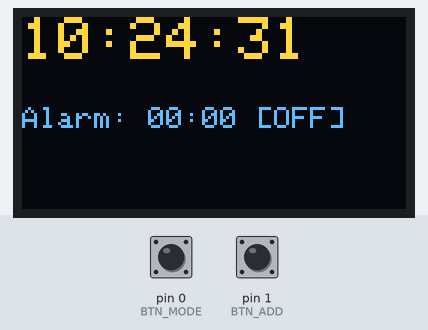
The sketch below on a simulated Arduino Uno, built with avr-gcc and run on an emulated ATmega328P. On the bench: 128×64 one-colour display. Wiring (inferred from the names in the program): 24Cxx EEPROM at I2C address 0x50. The inputs (shaded band) are chosen by the test bench; at power-on: pin 0 (BTN_MODE) HIGH, pin 1 (BTN_ADD) HIGH. The OLED is the two-colour kind (top 16 rows yellow); the local clock reads 2024-03-15 10:24:30 at power-on unless the sketch sets it; EEPROM starts erased.

Above: at 1.2 s.
1.3 s: pin 0 (BTN_MODE) pulled LOW for 0.15 s
At 1.9 s:
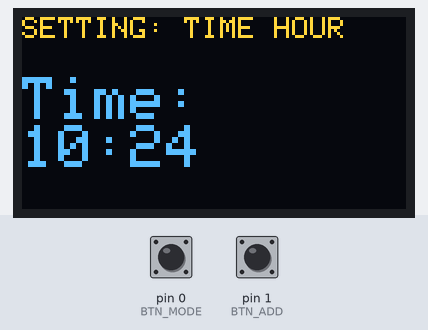
2.9 s: pin 1 (BTN_ADD) pulled LOW for 3.2 s
At 7.2 s:
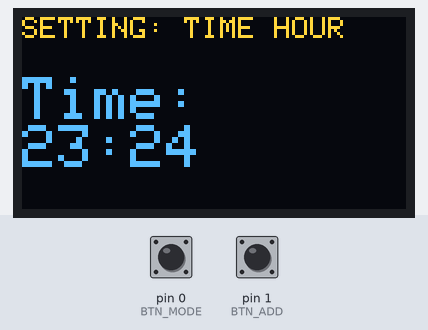
7.6 s: pin 0 (BTN_MODE) pulled LOW for 1 s
At 9.1 s:
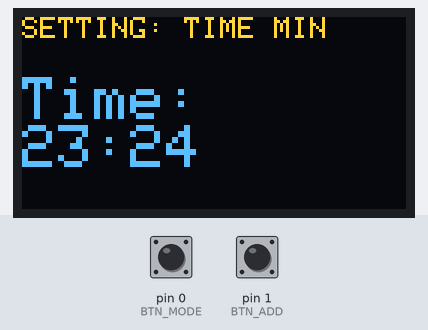
10.1 s: pin 0 (BTN_MODE) pulled LOW for 0.15 s
At 11.0 s:
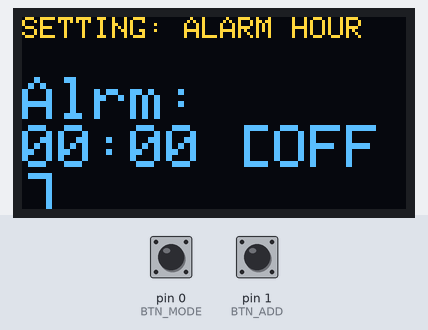
11.7 s: pin 1 (BTN_ADD) pulled LOW for 0.15 s
At 12.9 s:
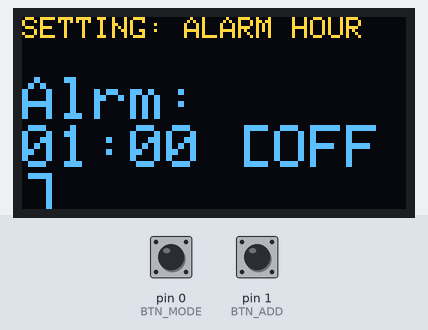
13.3 s: pin 0 (BTN_MODE) pulled LOW for 3.2 s
At 17.5 s:
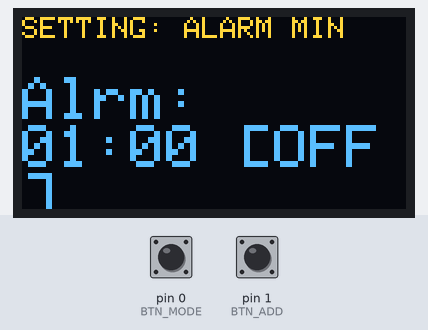
Timing chart, 0 to 19.0 s (numbered marks = the images above; inputs shaded):
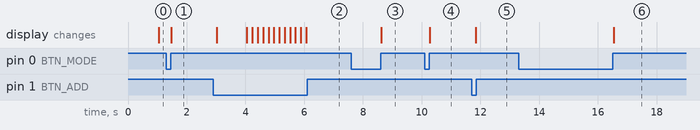

The sketch:

proj3.ino
```cpp
#include <Wire.h>
#include <RTClib.h>
#include <Adafruit_GFX.h>
#include <Adafruit_SSD1306.h>

#define SCREEN_WIDTH 128
#define SCREEN_HEIGHT 64
Adafruit_SSD1306 display(SCREEN_WIDTH, SCREEN_HEIGHT, &Wire, -1);
RTC_DS1307 rtc;

const int BTN_MODE = 0;  // K1: 切换模式
const int BTN_ADD = 1;   // K2: 增加数值/切换开关
const int BUZZER = 2;    // IO2 (蜂鸣器)

// 模式扩展: 0:正常, 1:设时间时, 2:设时间分, 3:设闹钟时, 4:设闹钟分, 5:闹钟开关
int mode = 0;
int alarmHr = 0, alarmMin = 0;
bool alarmOn = false;
bool isRinging = false;
bool alarmDismissed = false;

#define EEPROM_ADDR 0x50 // 默认7位地址

// 有效16bit，2byte
void writeEEPROM(unsigned int addr, byte data) {
  Wire.beginTransmission(EEPROM_ADDR);
  Wire.write((int)(addr >> 8)); // 发高位地址
  Wire.write((int)(addr & 0xFF)); // 发低位地址
  Wire.write(data);
  Wire.endTransmission();
  delay(5);
}

byte readEEPROM(unsigned int addr) {
  byte data = 0;
  Wire.beginTransmission(EEPROM_ADDR);
  Wire.write((int)(addr >> 8));
  Wire.write((int)(addr & 0xFF));
  Wire.endTransmission();
  Wire.requestFrom((uint16_t)EEPROM_ADDR, (uint8_t)1); // 每次读1byte
  if (Wire.available()) data = Wire.read();
  return data;
}

// 刷新屏幕显示
void updateDisplay() {
  DateTime now = rtc.now();
  display.clearDisplay();
  display.setTextColor(WHITE);
  display.setCursor(0, 0);

  if (mode == 0) {
    display.setTextSize(2);
    display.printf("%02d:%02d:%02d\n", now.hour(), now.minute(), now.second());
    display.setTextSize(1);
    display.setCursor(0, 30);
    display.printf("Alarm: %02d:%02d [%s]", alarmHr, alarmMin, alarmOn ? "ON" : "OFF");
  } else {
    display.setTextSize(1);
    if (mode == 1) display.println("SETTING: TIME HOUR");
    if (mode == 2) display.println("SETTING: TIME MIN");
    if (mode == 3) display.println("SETTING: ALARM HOUR");
    if (mode == 4) display.println("SETTING: ALARM MIN");
    if (mode == 5) display.println("SETTING: ALARM ON/OFF");

    display.setTextSize(2);
    display.setCursor(0, 20);

    if (mode == 1 || mode == 2) {
      // 正在设置本地时间
      display.printf("Time: \n%02d:%02d", now.hour(), now.minute());
    } else {
      // 正在设置闹钟
      display.printf("Alrm: \n%02d:%02d [%s]", alarmHr, alarmMin, alarmOn ? "ON" : "OFF");
    }
  }
  display.display();
}

void setup() {
  pinMode(BTN_MODE, INPUT_PULLUP);
  pinMode(BTN_ADD, INPUT_PULLUP);
  pinMode(BUZZER, OUTPUT);

  Wire.begin();
  rtc.begin();
  display.begin(SSD1306_SWITCHCAPVCC, 0x3C);

  if (!rtc.isrunning()) {
    rtc.adjust(DateTime(F(__DATE__), F(__TIME__)));
  }

  alarmHr = readEEPROM(0);
  alarmMin = readEEPROM(1);
  alarmOn = (readEEPROM(2) == 1);

  if (alarmHr > 23) alarmHr = 0;
  if (alarmMin > 59) alarmMin = 0;
}

void loop() {
  DateTime now = rtc.now();

  // 如果时间已经过了闹钟设定的分钟，重置静音标志位
  if (now.hour() != alarmHr || now.minute() != alarmMin) {
    alarmDismissed = false;
  }

  // K1按键逻辑：切换模式 (0 -> 1 -> 2 -> 3 -> 4 -> 5 -> 0)
  if (digitalRead(BTN_MODE) == LOW) {
    delay(50); // 基础去抖
    if (digitalRead(BTN_MODE) == LOW) {
      if (isRinging) {
        alarmDismissed = true;
      } else {
        mode = (mode + 1) % 6; // 模式拓展为6个
        if (mode == 0) {
          // 退出设置模式时，保存闹钟状态
          writeEEPROM(0, alarmHr);
          writeEEPROM(1, alarmMin);
          writeEEPROM(2, alarmOn ? 1 : 0);
        }
      }
      while(digitalRead(BTN_MODE) == LOW); // 等待释放
    }
  }

  // K2按键逻辑：数值增加/开关切换（含长按连续修改）
  if (digitalRead(BTN_ADD) == LOW) {
    delay(50); // 基础去抖
    if (digitalRead(BTN_ADD) == LOW) {

      if (isRinging) {
        alarmDismissed = true;
        while(digitalRead(BTN_ADD) == LOW);
      }
      else if (mode == 5) { // 原 mode 3 变成了 mode 5
        alarmOn = !alarmOn;
        while(digitalRead(BTN_ADD) == LOW);
      }
      else if (mode >= 1 && mode <= 4) {
        // 处于修改数值的模式：1(时间时), 2(时间分), 3(闹钟时), 4(闹钟分)

        // 1. 立即触发单次修改
        if (mode == 1) {
          rtc.adjust(DateTime(now.year(), now.month(), now.day(), (now.hour() + 1) % 24, now.minute(), now.second()));
        } else if (mode == 2) {
          // 修改分钟时，将秒数归零，方便精确对时
          rtc.adjust(DateTime(now.year(), now.month(), now.day(), now.hour(), (now.minute() + 1) % 60, 0));
        } else if (mode == 3) {
          alarmHr = (alarmHr + 1) % 24;
        } else if (mode == 4) {
          alarmMin = (alarmMin + 1) % 60;
        }

        updateDisplay(); // 立即刷新反馈

        // 2. 记录时间，准备检测长按
        unsigned long pressTime = millis();
        bool isLongPress = false;

        // 3. 长按连续增加逻辑
        while(digitalRead(BTN_ADD) == LOW) {
          if (!isLongPress) {
            if (millis() - pressTime > 1000) {
              isLongPress = true; // 超过1秒激活连发
            }
          } else {
            // 长按连发状态，需要重新获取当前时间(因为RTC刚才可能被修改了)
            now = rtc.now();

            if (mode == 1) {
              rtc.adjust(DateTime(now.year(), now.month(), now.day(), (now.hour() + 1) % 24, now.minute(), now.second()));
            } else if (mode == 2) {
              rtc.adjust(DateTime(now.year(), now.month(), now.day(), now.hour(), (now.minute() + 1) % 60, 0));
            } else if (mode == 3) {
              alarmHr = (alarmHr + 1) % 24;
            } else if (mode == 4) {
              alarmMin = (alarmMin + 1) % 60;
            }

            updateDisplay();
            delay(150); // 连发速度
          }
        }
      }
    }
  }

  // 判断是否响铃
  if (mode == 0 && alarmOn && now.hour() == alarmHr && now.minute() == alarmMin && now.second() < 30 && !alarmDismissed) {
    isRinging = true;
  } else {
    isRinging = false;
  }

  // 驱动蜂鸣器
  if (isRinging) tone(BUZZER, 1000);
  else noTone(BUZZER);

  // 正常循环中的显示更新
  updateDisplay();
  delay(50);
}
```

Measured:
- after the input at 1.3 s, the display: changes after 0.18 s (image 1)
- after the input at 2.9 s, the display: first changes after 0.12 s (image 2 shows a later state)
- after the input at 7.6 s, the display: changes after 1.0 s (image 3)
- after the input at 10.1 s, the display: changes after 0.18 s (image 4)
- after the input at 11.7 s, the display: changes after 0.13 s (image 5)
- after the input at 13.3 s, the display: changes after 3.2 s (image 6)
